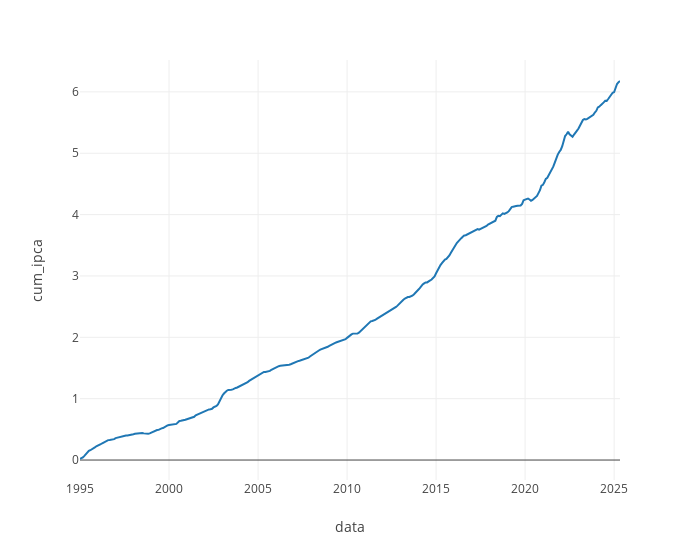

Source (notebook cell):
### Markdown cell above
# analysis

### Code cell
data_chart = df.copy()
data_chart['cum_ipca'] = ((1+data_chart['valor']/100).cumprod() - 1)
fig = px.line(
    data_chart,
    x='data',
    y='cum_ipca',
    width=700,
    template='none'
)
fig

### Figure 1 — Plotly figure (JSON) as saved in the notebook; plotly's stock layout.template omitted (floating-point values rounded to 4 significant figures; data arrays with more than 128 entries replaced by an {"elided": "..."} marker saying what was removed)
{"data": [{"hovertemplate": "data=%{x}<br>cum_ipca=%{y}<extra></extra>", "legendgroup": "", "line": {"color": "#1F77B4", "dash": "solid"}, "marker": {"symbol": "circle"}, "mode": "lines", "name": "", "orientation": "v", "showlegend": false, "type": "scatter", "x": {"elided": "365 str values"}, "xaxis": "x", "y": {"elided": "365 float values"}, "yaxis": "y"}], "layout": {"legend": {"tracegroupgap": 0}, "margin": {"t": 60}, "width": 700, "xaxis": {"anchor": "y", "domain": [0, 1], "title": {"text": "data"}}, "yaxis": {"anchor": "x", "domain": [0, 1], "title": {"text": "cum_ipca"}}}}
